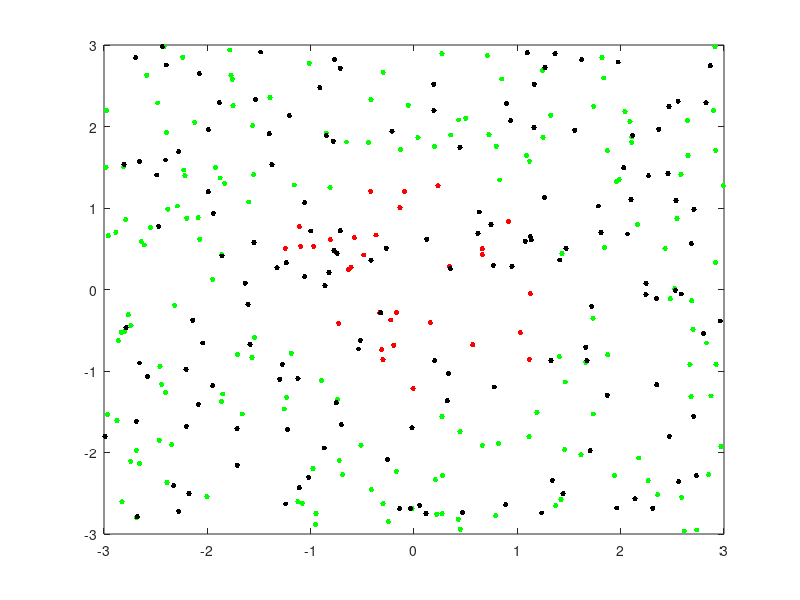

Write MATLAB code to recreate this figure.
%%% Base de dados aleatória em formato de circunferência %%%
n = 200;
for i = 1:n
  xr(i,:) = rand(1,2)*6 - 3;
  if (xr(i,1))^2 + (xr(i,2))^2 <= 2
    y(i) = 1;
  else
    y(i) = -1;
  endif
endfor

m = 150;
for i = 1:m
  xnr(i,:) = rand(1,2)*6 - 3;
endfor

s = -0.4;
C = 2.597;
CC = 0.3;
gamma = 0.03;
X = [xr y'];
indn = y < 0;
indp = y > 0;

plot(X(indn,1),X(indn,2),'g.','markersize',12,X(indp,1),X(indp,2),'r.','markersize',12)
hold on
plot(xnr(:,1),xnr(:,2),'k.','markersize',12)
